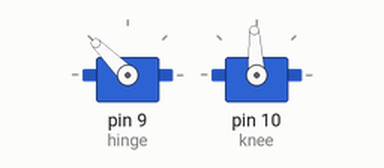
The sketch below on a simulated Arduino Uno, built with avr-gcc and run on an emulated ATmega328P. Shown: 2 × servo.

Above: at 0.05 s.
At 1.1 s:
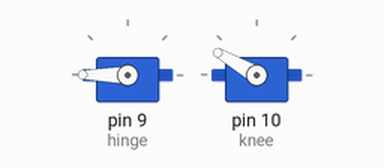
At 2.15 s:
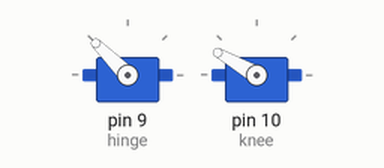
At 4.25 s:
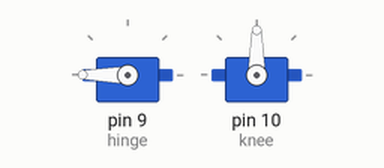
Timing chart, 0 to 5.6 s (numbered marks = the images above):
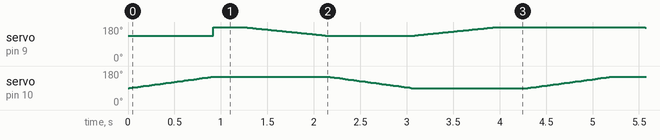

The sketch:

leg_v3.ino
```cpp
#include <Servo.h>
int h=135;
int k=90;
Servo hinge;
Servo knee;
int i = 0;
void setup() {
  hinge.attach(9);  // attaches the servo on pin 9 to the servo object

  hinge.write(h);
  knee.attach(10);
  knee.write(k);
}

void loop() {
for (i = k; i <=k+60  ; i ++) {
    knee.write(i);
    delay(15);
  }
  for (i = h+60; i >= h; i --) {
    hinge.write(i);
    delay(20);
  }

  for (i = k+60; i >= k; i --) {
    knee.write(i);
    delay(15);
  }
  for (i = h; i <=h+60; i ++) {
    hinge.write(i);
    delay(20);
  }

}
```
